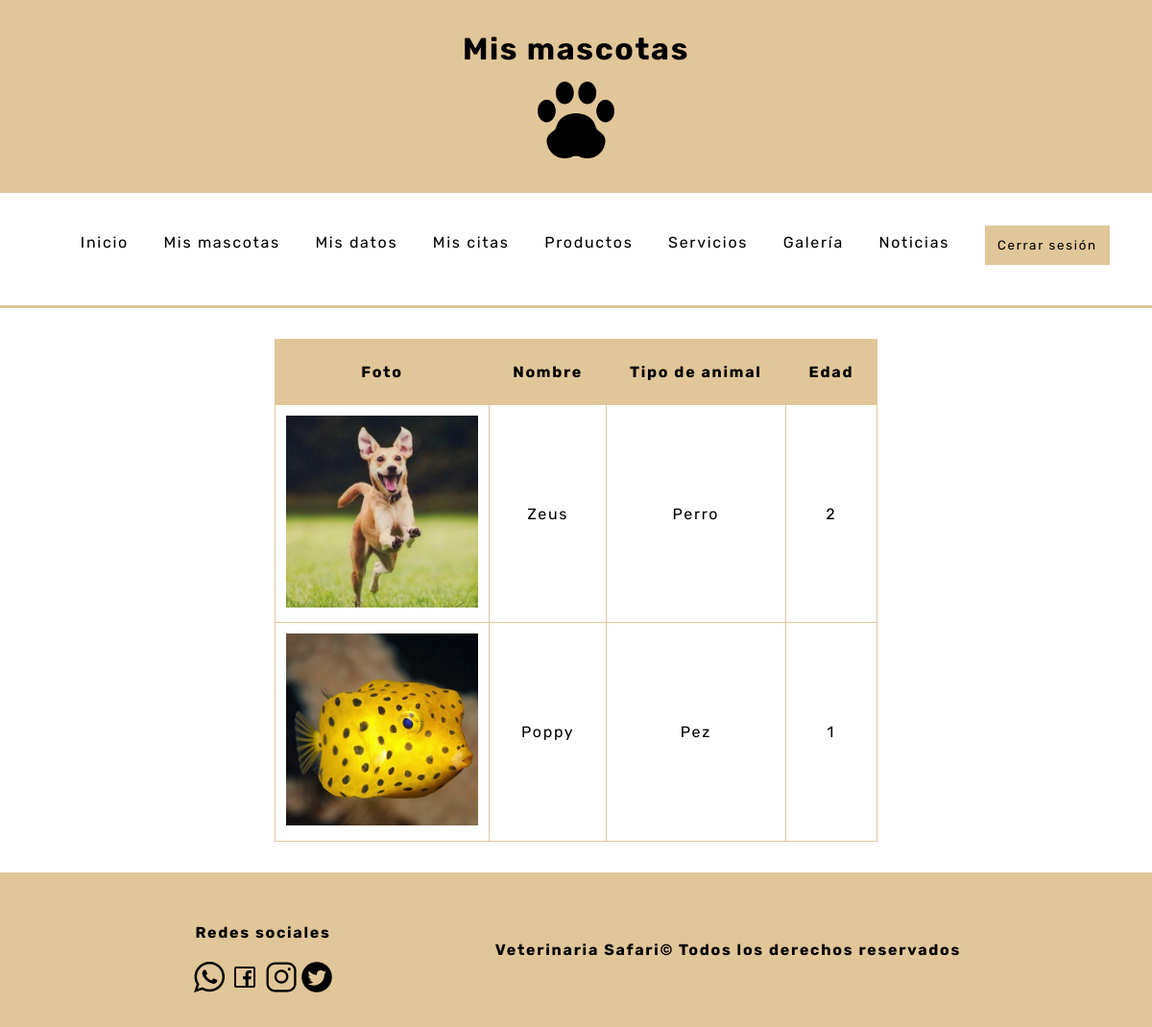
The page /php/paginas/mis_mascotas.php (signed in) on the database its author committed.
### tables this page shows
CREATE TABLE `cliente` (
  `id` int(11) NOT NULL,
  `tipo_animal` varchar(30) NOT NULL,
  `nombre_animal` varchar(20) NOT NULL,
  `edad` int(2) UNSIGNED NOT NULL,
  `nombre_dueño` varchar(20) NOT NULL,
  `contraseña` varchar(20) NOT NULL,
  `telefono` varchar(9) NOT NULL,
  `foto` varchar(20) NOT NULL
);

### php/paginas/mis_mascotas.php (the view, shortened to what this page needs)
<!DOCTYPE html>
<html lang="es">
<head>
    <link rel="stylesheet" href="../../css/styles.css">
</head>
<body>
    <?php
        require_once("../funciones.php");
        echo mostrarCabecera("Mis mascotas","../../index.php","../../img/huella.png");
    ?>
    <header>
        <?php
            if(isset($_COOKIE["como_usuario"])){
                echo mostrarNavUser("../../index.php","mis_mascotas.php","mis_datos.php","mis_citas.php","productos.php","servicios.php","galeria.php","noticias.php");
            }
        ?>
    </header>
    <main>
    <div id="contenedor_clientes">
                <div>
                    <table id="tablas_mostrar">
                        <tr id="cabecera_tabla">
                            <td>Foto</td>
                            <td>Nombre</td>
                            <td>Tipo de animal</td>
                            <td>Edad</td>
                        </tr>
                        <?php
                            $conex = conectarServidor();
                            $find = $conex->query("select nombre
                                                   from dueño
                                                   where nick='$_SESSION[nick]'");
                            while($fila = $find->fetch_array(MYSQLI_ASSOC)){
                                $mostrarCli = $conex->query("select id,tipo_animal,nombre_animal,edad,nombre_dueño,foto
                                                        from cliente
                                                        where nombre_dueño='$fila[nombre]'");
                                while($fila2 = $mostrarCli->fetch_array(MYSQLI_ASSOC)){
                                    echo "<tr>
                                            <td><img class='foto_animal' src='../../img/clientes/$fila2[foto]'</td>
                                            <td>$fila2[nombre_animal]</td>
                                            <td>$fila2[tipo_animal]</td>
                                            <td>$fila2[edad]</td>
                                        </tr>";
                                }
                            }
                        ?>
                    </table>
                </div>
    </main>
    <footer>
        <?php
            echo mostrarFooter('../../img/whatsapp.png','../../img/face.png','../../img/insta.png','../../img/tw.png');
        ?>
    </footer>
</body>
</html>

### css/styles.css (style rules this page uses)
* { font-family: 'Rubik', sans-serif; letter-spacing: 1.7px; }
body { margin: 0; }
header { position: sticky; top: 0px; z-index: 1000000; }
footer { background-color: #e1c699; padding: 2em; display: flex; align-items: center; justify-content: space-evenly; }
.foto_animal { width: 200px; height: 200px; }
#contenedor_clientes, #contenedorPro, #contenedorSer, #contenedorTes, #contenedor_calendario { display: flex; justify-content: center; margin-top: 2em; margin-bottom: 2em; }
#tablas_mostrar { text-align: center; }
table { border-collapse: collapse; }
td,td { border: 1px solid #e1c699; padding: 0.7em; }
#cabecera_tabla>td { background-color: #e1c699; font-weight: bold; padding: 1.5em; }

### rows shown on the page
cliente: foto (picture), nombre_animal "Zeus", tipo_animal "Perro", edad "2"
cliente: foto (picture), nombre_animal "Poppy", tipo_animal "Pez", edad "1"

### other values the page prints
$nombre_pagina "Mis mascotas"
